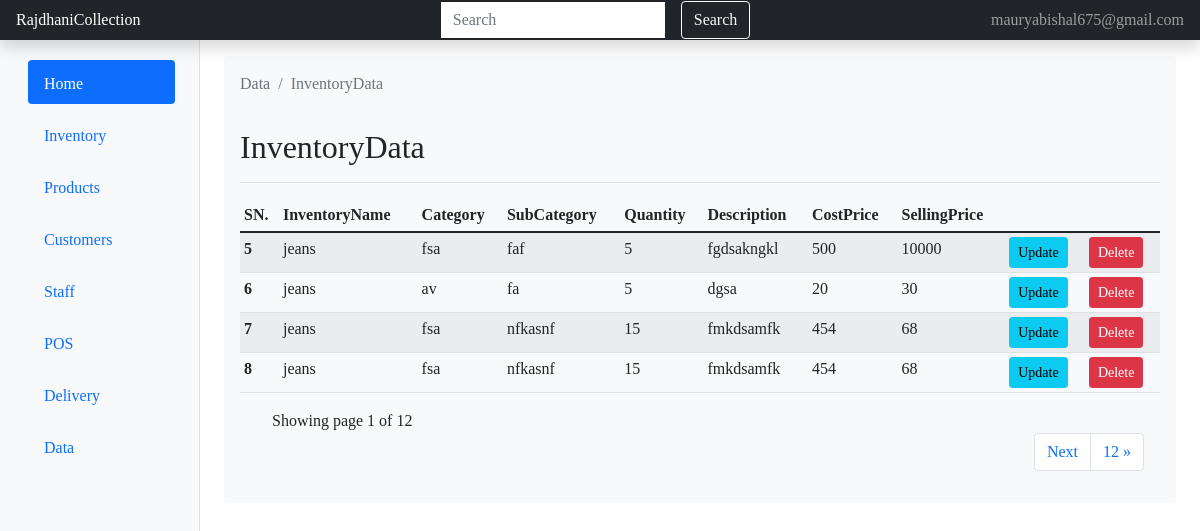
Page /inventoryData/ (signed in) on the earlier database version.
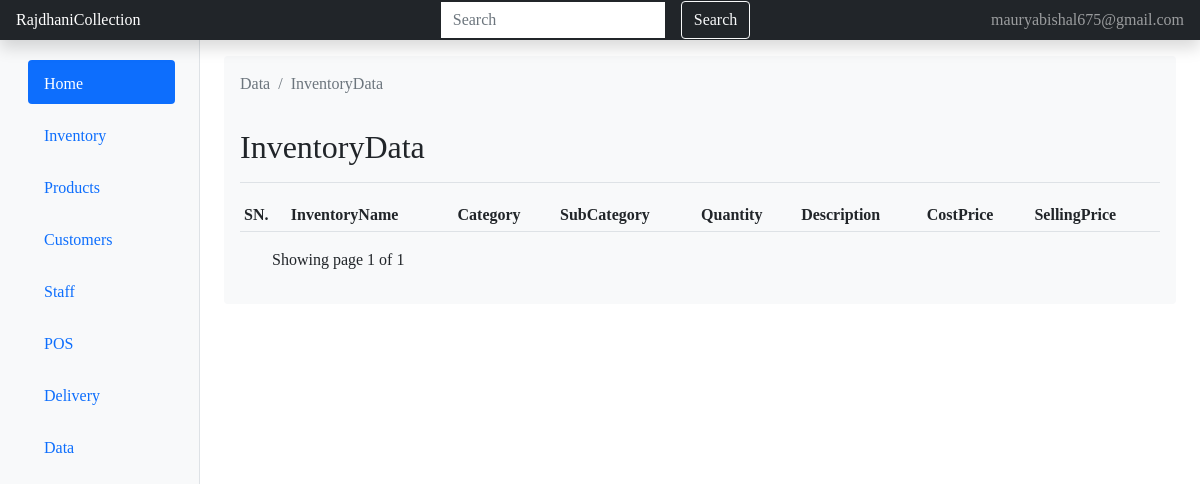
Same page on the later database version.
### app/models.py (models this page shows, shortened)
class Inventory(models.Model):
    inventoryname=models.CharField(max_length=100)
    quantity=models.IntegerField()
    sellingprice=models.IntegerField()
    costprice=models.IntegerField()
    category=models.CharField(max_length=50)
    subcategory=models.CharField(max_length=50)
    desc=models.CharField(max_length=100)

### app/views.py (the view)
# urls.py: path('inventoryData/',views.InventoryData, name="inventoryData" ),
@permission_required("polls.add_choice", raise_exception=True)
def InventoryData(request):
    if not request.user.has_perm("polls.add_choice"):
        raise PermissionDenied("You don't have permission to add choices.")
    data=Inventory.objects.all()
    paginator=Paginator(data,4)
    page_number =request.GET.get('page')
    page_obj =paginator.get_page(page_number)
    context={
        "view":data,
        "page_obj":page_obj
        }
    return render(request, 'inventorydata.html',context)

### template/inventoryData.html (shortened to what this page needs)
{% load static %}
<!doctype html>
<html lang="en">
  <head>
    <link href="{% static 'css/bootstrap.min.css' %}" rel="stylesheet">
  </head>
  <body>
    {% include 'navigation.html' %}
        <main class="col-md-9 ms-sm-auto col-lg-10 px-md-4">
<div class="container mt-3 shadow-none p-3 mb-5 bg-light rounded">
  <nav aria-label="breadcrumb">
    <ol class="breadcrumb">
      <li class="breadcrumb-item active" aria-current="page">Data</li>
      <li class="breadcrumb-item active" aria-current="page">InventoryData</li>
    </ol>
  </nav>
  <div class="d-flex justify-content-between flex-wrap flex-md-nowrap align-items-center pt-3 pb-2 mb-3 border-bottom">
    <h1 class="h2">InventoryData</h1>
  </div>
<div>
        <div class="table-responsive">
          <table class="table table-striped table-sm">
            <thead>
              <tr>
                <th scope="col">SN.</th>
                <th scope="col">InventoryName</th>
                <th scope="col">Category</th>
                <th scope="col">SubCategory</th>
                <th scope="col">Quantity</th>
                <th scope="col">Description</th>
                <th scope="col">CostPrice</th>
                <th scope="col">SellingPrice</th>
              </tr>
            </thead>
            <tbody>
              {% for detail in page_obj %}
              <tr>
                <th scope="row">{{ detail.id }}</th>
                <td>{{detail.inventoryname}}</td>
                <td>{{detail.category}}</td>
                <td>{{detail.subcategory}}</td>
                <td>{{detail.quantity}}</td>
                <td>{{detail.desc}}</td>
                <td>{{detail.costprice}}</td>
                <td>{{detail.sellingprice}}</td>
                <td>
                  <a href="{% url 'updateinventory' detail.id %}" class="btn btn-info btn-sm">Update</a>
                </td>
                <td>
                <a href="{% url 'deleteinven' detail.id %}" class="btn btn-danger btn-sm">Delete</a>
              </td>
                {%endfor%}
              </tr>
            </tbody>
          </table>
          <div class="pagination-containerjustify-content-end mx-3">
            <div class="px-3">
              Showing page {{page_obj.number}} of {{ page_obj.paginator.num_pages }}
            </div>
            <ul class="pagination align-right float-right mr-auto  justify-content-end">
              {% if page_obj.has_next %}
              <li class="page-item"> <a class="page-link" href="?page={{ page_obj.next_page_number }}">Next</a></li>
              <li class="page-item"> <a class="page-link" href="?page={{ page_obj.paginator.num_pages }}">{{ page_obj.paginator.num_pages}} &raquo;</a></li>
              {% endif %}
              </ul>
          </div>
          </div>
</div>
</main>
  </body>
</html>

### template/navigation.html (shortened to what this page needs)
<header class="navbar navbar-dark sticky-top bg-dark flex-md-nowrap p-0 shadow">
    <a class="navbar-brand col-md-3 col-lg-2 me-0 px-3 fs-6" href="#">RajdhaniCollection</a>
   <form class="d-flex align-items-center" action="{% url 'searchdata' %}" method="GET">
      <input class="form-control form-control-dark flex-grow-1 rounded-0 border-0 mx-3" type="text" placeholder="Search" aria-label="Search" name="query" id="query">
      <button class="btn btn-outline-light" type="submit">Search</button>
    </form>
    <div class="navbar-nav">
      <div class="nav-item text-nowrap">
        <a class="nav-link px-3" href="/signout">  {{ user.username }}</a>
      </div>
    </div>
  </header>
  <div class="container-fluid">
    <div class="row ">
      <nav id="sidebarMenu" class="col-md-3 col-lg-2 d-md-block bg-light sidebar collapse h-100 flex-column align-items-stretch pe-4 border-end position-fixed">
        <div class="position-sticky pt-3 sidebar-sticky">
          <ul class="nav nav-pills flex-column">
            <li class="nav-item">
              <a class="nav-link active ms-3 my-1" aria-current="page" href="/Dashboard">
                Home
              </a>
            </li>
            <li class="nav-item">
              <a class="nav-link ms-3 my-1" href="/inventory">
                Inventory
              </a>
            </li>
            <li class="nav-item">
              <a class="nav-link ms-3 my-1" href="/product">
                Products
              </a>
            </li>
            <li class="nav-item">
              <a class="nav-link ms-3 my-1" href="/customer">
                Customers
              </a>
            </li>
            <li class="nav-item">
              <a class="nav-link ms-3 my-1" href="/staff">
                Staff
              </a>
            </li>
            <li class="nav-item">
              <a class="nav-link ms-3 my-1" href="/pos">
                POS
              </a>
            </li>
            <li class="nav-item">
              <a class="nav-link ms-3 my-1" href="/deliveryProduct">
                Delivery
              </a>
            </li>
            <li class="nav-item">
              <a class="nav-link ms-3 my-1" href="/data">
                Data
              </a>
            </li>
          </ul>
        </div>
      </nav>

### template/inventoryData.html (style rules this page uses)
body { font-family: 'Lumanosimo', cursive; }

Differences in the rows shown:
removed Inventory: id "5", inventoryname "jeans", category "fsa", subcategory "faf", quantity "5", desc "fgdsakngkl", costprice "500", sellingprice "10000"
removed Inventory: id "6", inventoryname "jeans", category "av", subcategory "fa", quantity "5", desc "dgsa", costprice "20", sellingprice "30"
removed Inventory: id "7", inventoryname "jeans", category "fsa", subcategory "nfkasnf", quantity "15", desc "fmkdsamfk", costprice "454", sellingprice "68"
removed Inventory: id "8", inventoryname "jeans", category "fsa", subcategory "nfkasnf", quantity "15", desc "fmkdsamfk", costprice "454", sellingprice "68"
Other differences:
{{ page_obj.paginator.num_pages }}: "12" → "1"
{{ page_obj.paginator.num_pages }}: "12" → (not shown)
text no longer shown: "Next »"
